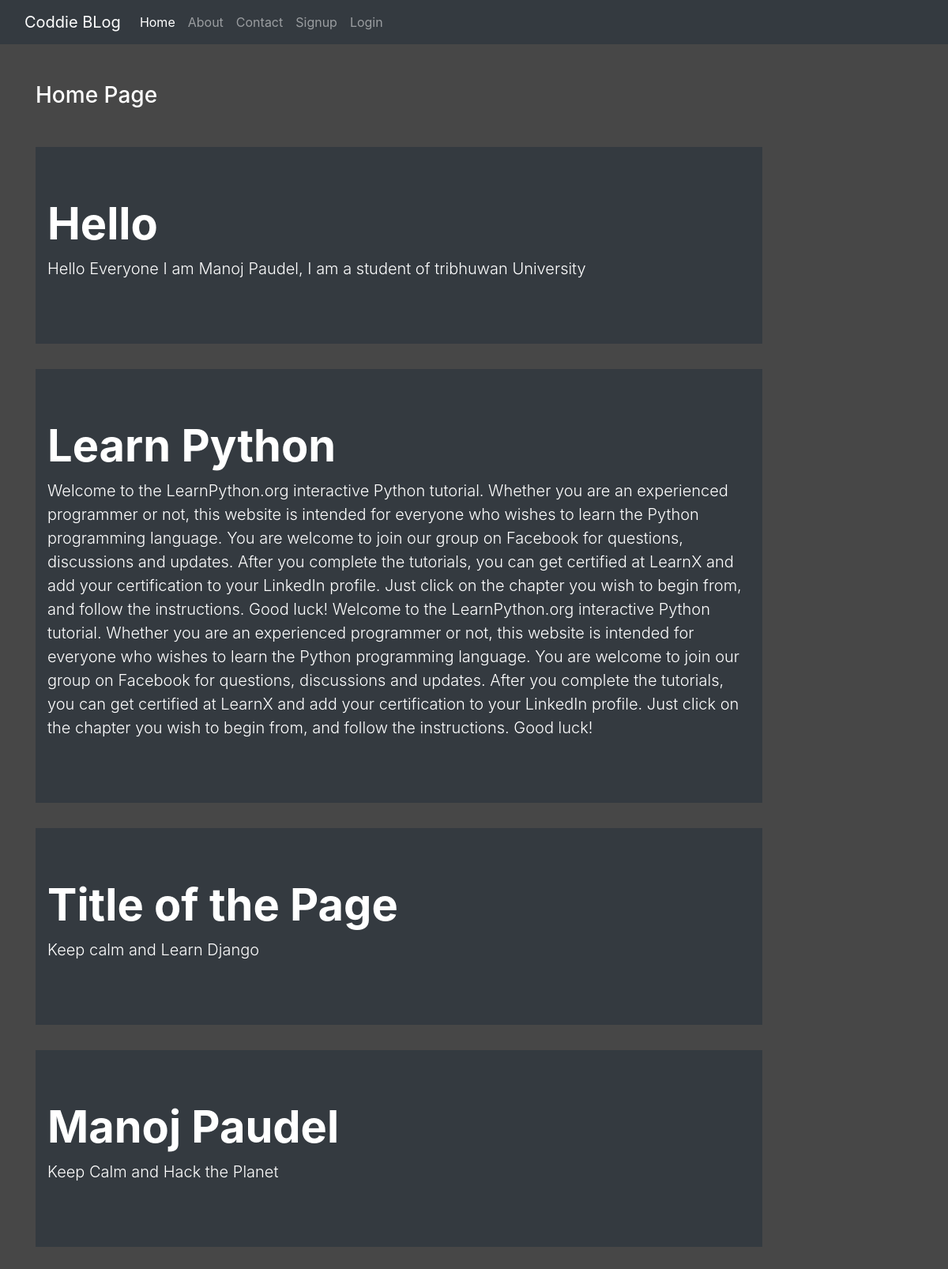
The page / on the database its author committed.
### blog/models.py (models this page shows)
class Post(models.Model):
    title = models.CharField(max_length=200)
    desc = models.TextField()

### blog/views.py (the view)
# urls.py: 2. Add a URL to urlpatterns:  path('', views.home, name='home')
def home(request):
    posts = Post.objects.all()
    return render(request, 'blog/home.html', {'posts': posts})

### blog/templates/blog/home.html
{% extends 'blog/base.html' %}
{% load static %}
{% block content %}
<div class="col-sm-10">
    <h3 class="text-white my-5">Home Page</h3>
    {% for post in posts %}
    <div class="jumbotron jumbotron-fluid bg-dark text-white">
      <div class="container">
        <h1 class="display-4 font-weight-bold"> {{post.title}} </h1>
        <p class="lead"> {{post.desc}} </p>
      </div>
    </div>
    {% endfor %}
</div>
{% endblock content %}

### blog/static/blog/css/style.css (style rules this page uses)
body { background-color: rgb(71, 71, 71); }

### rows shown on the page
Post: title "Hello", desc "Hello Everyone I am Manoj Paudel, I am a student of tribhuwan University"
Post: title "Learn Python", desc "Welcome to the LearnPython.org interactive Python tutorial. Whether you are an experienced programmer or not, this website is intended for everyone who wishes to learn the Python programming language. You are welcome to join our group on Facebook for questions, discussions and updates. After you complete the tutorials, you can get certified at LearnX and add your certification to your LinkedIn profile. Just click on the chapter you wish to begin from, and follow the instructions. Good luck! Welcome to the LearnPython.org interactive Python tutorial. Whether you are an experienced programmer or not, this website is intended for everyone who wishes to learn the Python programming language.…"
Post: title "Title of the Page", desc "Keep calm and Learn Django"
Post: title "Manoj Paudel", desc "Keep Calm and Hack the Planet"
